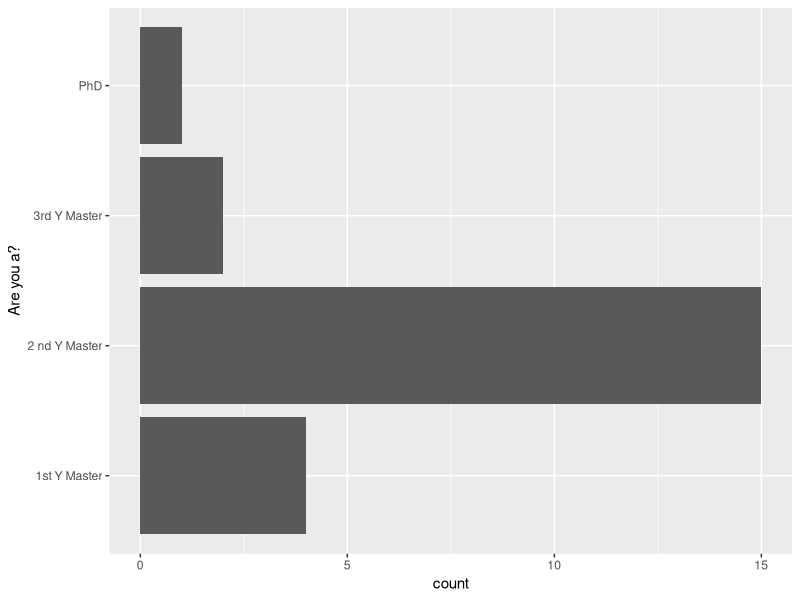
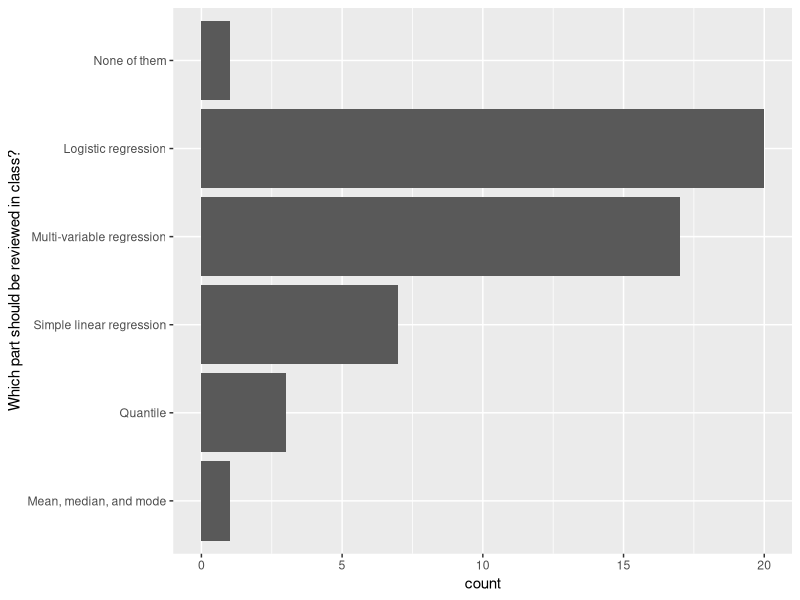
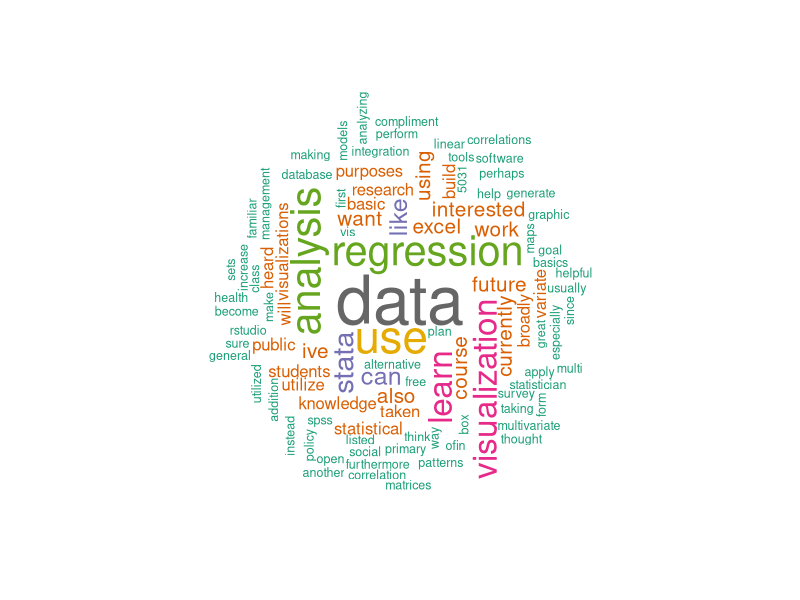

These figures' R source, in order:
## ---- chunk 1
library(readr)
survey<- read_csv("survey_results.csv", na = "empty")

library(ggplot2)
ggplot(survey, aes(x = Q2)) +
  geom_bar() +
  coord_flip() +
  scale_x_discrete(name ="Are you a?", 
                   limits=c('1st Y Master', '2 nd Y Master', '3rd Y Master', 'PhD'))
## ---- chunk 2
survey[is.na(survey)] <- 0
sum <- c(sum(survey$Q3_1), sum(survey$Q3_2), sum(survey$Q3_3), sum(survey$Q3_4), sum(survey$Q3_5), sum(survey$Q3_6))
option <- c('Mean, median, and mode', 'Quantile', 'Simple linear regression', 'Multi-variable regression', 'Logistic regression', 'None of them')
df <- data.frame('Q3' = option, 'count' = sum)
ggplot(df, aes(x = Q3, y = count)) +
  geom_col() +
  coord_flip() +
  scale_x_discrete(name = 'Which part should be reviewed in class?', limits=df$Q3)

## ---- chunk 3
# Load
library("tm")
library("SnowballC")
library("wordcloud")
library("RColorBrewer")

text <- readLines('survey_result.txt')
docs <- Corpus(VectorSource(text))

docs <- tm_map(docs, content_transformer(tolower))
docs <- tm_map(docs, removePunctuation)
docs <- tm_map(docs, removeWords, stopwords("english"))

dtm <- TermDocumentMatrix(docs)
m <- as.matrix(dtm)
v <- sort(rowSums(m),decreasing=TRUE)
d <- data.frame(word = names(v),freq=v)

set.seed(5928)
wordcloud(words = d$word, freq = d$freq, min.freq = 1,
          max.words=100, random.order=FALSE, rot.per=0.35, 
          colors=brewer.pal(8, "Dark2"))
